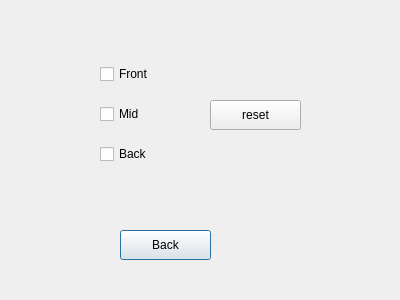
<?xml version="1.0" encoding="UTF-8"?>
<ui version="4.0">
 <class>InteriorLights</class>
 <widget class="QDialog" name="InteriorLights">
  <property name="geometry">
   <rect>
    <x>0</x>
    <y>0</y>
    <width>400</width>
    <height>300</height>
   </rect>
  </property>
  <property name="windowTitle">
   <string>Dialog</string>
  </property>
  <widget class="QPushButton" name="pushButton">
   <property name="geometry">
    <rect>
     <x>120</x>
     <y>230</y>
     <width>91</width>
     <height>30</height>
    </rect>
   </property>
   <property name="text">
    <string>Back</string>
   </property>
  </widget>
  <widget class="QCheckBox" name="Front">
   <property name="geometry">
    <rect>
     <x>100</x>
     <y>60</y>
     <width>95</width>
     <height>28</height>
    </rect>
   </property>
   <property name="text">
    <string>Front</string>
   </property>
  </widget>
  <widget class="QCheckBox" name="Mid">
   <property name="geometry">
    <rect>
     <x>100</x>
     <y>100</y>
     <width>95</width>
     <height>28</height>
    </rect>
   </property>
   <property name="text">
    <string>Mid</string>
   </property>
  </widget>
  <widget class="QCheckBox" name="Back">
   <property name="geometry">
    <rect>
     <x>100</x>
     <y>140</y>
     <width>95</width>
     <height>28</height>
    </rect>
   </property>
   <property name="text">
    <string>Back</string>
   </property>
  </widget>
  <widget class="QPushButton" name="resetButton">
   <property name="geometry">
    <rect>
     <x>210</x>
     <y>100</y>
     <width>91</width>
     <height>30</height>
    </rect>
   </property>
   <property name="text">
    <string>reset</string>
   </property>
  </widget>
 </widget>
 <resources/>
 <connections/>
</ui>
